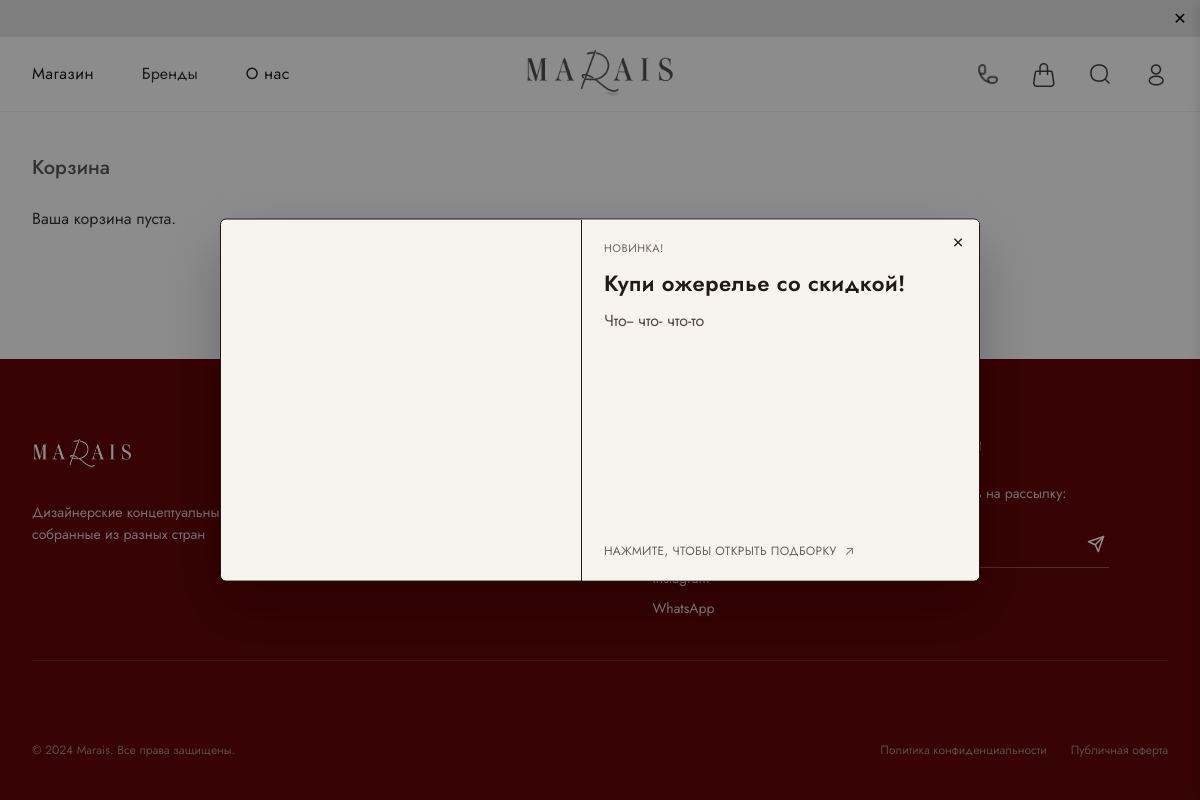
The page /basket/ on the database its author committed.
### catalog/models.py (models this page shows, shortened)
class SiteSettings(models.Model):
    is_snow_enabled = models.BooleanField(default=False, verbose_name="Включить эффект снега")
    promo_is_active = models.BooleanField(default=False, verbose_name="Показывать промо-модалку")
    promo_image = models.ImageField(upload_to='promo/', blank=True, null=True, verbose_name="Изображение промо")
    promo_link = models.URLField(max_length=500, blank=True, verbose_name="Ссылка при клике")
    promo_eyebrow = models.CharField(max_length=120, blank=True, verbose_name="Надпись над заголовком")
    promo_title = models.CharField(max_length=200, blank=True, verbose_name="Заголовок")
    promo_text = models.TextField(blank=True, verbose_name="Текст")
    class Meta:
        verbose_name = 'Настройки сайта'
        verbose_name_plural = 'Настройки сайта'
    @classmethod
    def load(cls):
        obj, created = cls.objects.get_or_create(pk=1)
        return obj

### basket/views.py (the view)
# urls.py: path('', CartDetailView.as_view(), name='detail'),
class CartDetailView(View):
    def get(self, request):
        cart = _get_cart(request)
        items = cart.items.select_related('product').all()
        total = sum(item.price * item.quantity for item in items)
        discount_percent = 0
        if request.user.is_authenticated:
            discount_percent = request.user.discount_percent
        discount_amount = int(total * discount_percent / 100)
        request.session['discount_percent_applied'] = discount_percent
        bonuses_to_use = request.session.get('bonuses_to_use', 0)
        user_bonuses = 0
        if request.user.is_authenticated:
            user_bonuses = request.user.loyalty_points
            if bonuses_to_use > user_bonuses:
                bonuses_to_use = user_bonuses
                request.session['bonuses_to_use'] = bonuses_to_use
        else:
            bonuses_to_use = 0
        subtotal_after_discount = total - discount_amount
        if bonuses_to_use > subtotal_after_discount:
            bonuses_to_use = int(subtotal_after_discount)
            request.session['bonuses_to_use'] = bonuses_to_use
        final_total = total - discount_amount - bonuses_to_use
        return render(request, 'catalog/cart.html', {
            'cart': cart,
            'items': items,
            'total': total,
            'discount_percent': discount_percent,
            'discount_amount': discount_amount,
            'user_bonuses': user_bonuses,
            'bonuses_to_use': bonuses_to_use,
            'final_total': final_total,
        })

### basket/context_processors.py (called while the page is built)
def cart_processor(request):
    if request.user.is_authenticated:
        cart = Cart.objects.filter(user=request.user).first()
    else:
        session_key = request.session.session_key
        if not session_key:
            return {'cart_total_quantity': 0}
        cart = Cart.objects.filter(session_key=session_key).first()
    if cart:
        return {'cart_total_quantity': cart.total_quantity}
    return {'cart_total_quantity': 0}

### basket/models.py (called while the page is built)
  @property
  def total_quantity(self):
      return sum(item.quantity for item in self.items.all())

### basket/views.py (called while the page is built)
def _get_cart(request):
    if request.user.is_authenticated:
        cart, created = Cart.objects.get_or_create(user=request.user)
    else:
        session_key = request.session.session_key
        if not session_key:
            request.session.save()
            session_key = request.session.session_key
        cart, created = Cart.objects.get_or_create(session_key=session_key, user=None)
    return cart

### main/context_processors.py (called while the page is built)
def top_banner(request):
    banners = TopBanner.objects.filter(is_active=True)
    return {'top_banners': banners}

def site_settings(request):
    try:
        settings = SiteSettings.load()
    except:
        settings = None
    return {'site_settings': settings}

def all_brands(request):
    from django.db.models import Count
    brands = Brand.objects.annotate(product_count=Count('products')).filter(is_active=True, product_count__gt=0).order_by('sort_order', 'name')
    return {'all_brands': brands}

def all_collections(request):
    from catalog.models import Collection
    from django.db.models import Count
    collections = Collection.objects.all().order_by('name')
    return {'all_collections': collections}

### templates/catalog/cart.html (shortened to what this page needs)
{% extends 'base.html' %}
{% load static %}
{% block content %}
<section class="cart-page">
  <div class="container-m">
    <div class="cart-page__title">Корзина</div>
    <div class="cart-layout">
      <div class="cart-list">
        {% for item in items %}
        <article class="cart-item">
          <div class="cart-item__media">
            {% static 'images/zaglushka.png' as zaglushka_url %}
            {% if item.product.get_main_image_url %}
            <img src="{{ item.product.get_main_image_url }}" alt="{{ item.product.title }}"
              onerror="this.onerror=null;this.src='{{ zaglushka_url }}';" loading="lazy">
            {% elif item.product.brand_ref and item.product.brand_ref.logo %}
            <img src="{{ item.product.brand_ref.logo.url }}" alt="{{ item.product.title }}"
              class="product-brand-placeholder" onerror="this.onerror=null;this.src='{{ zaglushka_url }}';" loading="lazy">
            {% else %}
            <img src="{{ zaglushka_url }}" alt="{{ item.product.title }}" class="product-brand-placeholder"
              style="padding: 10px; opacity: 0.8;" loading="lazy">
            {% endif %}
          </div>
          <div class="cart-item__body">
            <div class="cart-item__text">
              <h3 class="cart-item__title">{{ item.product.title }}</h3>
              <p class="cart-item__meta">{{ item.product.brand_ref.name }}, {{ item.product.metal }}{% if item.size %},
                Размер: {{ item.size }}{% endif %}</p>
            </div>
            <div class="cart-item__controls">
              <div class="qty">
                <form action="{% url 'basket:update' item.pk %}" method="post" style="display:inline;">
                  {% csrf_token %}
                  <button type="submit" name="action" value="decrement" class="qty__btn">−</button>
                </form>
                <span class="qty__value">{{ item.quantity }}</span>
                <form action="{% url 'basket:update' item.pk %}" method="post" style="display:inline;">
                  {% csrf_token %}
                  <button type="submit" name="action" value="increment" class="qty__btn">+</button>
                </form>
              </div>
            </div>
          </div>
          <div class="cart-item__price">{{ item.price|floatformat:0 }} ₸</div>
          <form action="{% url 'basket:remove' item.pk %}" method="post">
            {% csrf_token %}
            <button class="cart-item__remove" type="submit" aria-label="Удалить">×</button>
          </form>
        </article>
        {% empty %}
        <p>Ваша корзина пуста.</p>
        {% endfor %}
      </div>
    </div>
  </div>
</section>
{% endblock %}

### templates/base.html (shortened to what this page needs)
<!DOCTYPE html>
{% load static %}
<html lang="ru">
<head>
    <link href="https://cdn.jsdelivr.net/npm/bootstrap@5.3.2/dist/css/bootstrap.min.css" rel="stylesheet">
    <link rel="stylesheet" href="{% static 'css/style.css' %}">
    <link rel="stylesheet" href="{% static 'css/header.css' %}">
    <link rel="stylesheet" href="{% static 'css/footer.css' %}">
</head>
<body>
    {% include 'includes/header.html' %}
    <main class="container-fluid p-0 flex-grow-1" role="main">
        {% block content %}{% endblock %}
    </main>
    {% include 'includes/footer.html' %}
    {% if site_settings and site_settings.promo_is_active and site_settings.promo_image %}
        <div class="promo-modal" data-promo-modal aria-modal="true" role="dialog">
            <button class="promo-modal__close" data-promo-close aria-label="Закрыть">×</button>
            <a class="promo-modal__link" href="{{ site_settings.promo_link|default:'#' }}">
                <div class="promo-modal__media" style="--promo-img: url('{{ site_settings.promo_image.url }}');">
                    <div class="promo-modal__overlay">
                        <div class="promo-modal__glass">
                            {% if site_settings.promo_eyebrow %}
                                <p class="promo-modal__eyebrow">{{ site_settings.promo_eyebrow }}</p>
                            {% endif %}
                            <h3 class="promo-modal__title">{{ site_settings.promo_title|default:"Новая коллекция" }}</h3>
                            {% if site_settings.promo_text %}
                                <p class="promo-modal__text">{{ site_settings.promo_text }}</p>
                            {% endif %}
                            <span class="promo-modal__hint">Нажмите, чтобы открыть подборку</span>
                        </div>
                    </div>
                </div>
            </a>
        </div>
    {% endif %}
</body>
</html>

### templates/includes/header.html (shortened to what this page needs)
{% load static %}
{% if top_banners %}
<div class="top-banner" id="top-banner" style="display: block;">
  <button class="top-banner__close" aria-label="Close" style="cursor: pointer;">✕</button>
  <div class="top-banner__link">
    <div class="marquee-track">
      <p class="top-banner__text">
        {% for banner in top_banners %}
        <a href="{{ banner.link|default:'#' }}" style="color: inherit; text-decoration: none;">{{ banner.text|upper }}</a>
        {% endfor %}
      </p>
    </div>
  </div>
</div>
{% endif %}
<header class="site-header">
  <div class="container-m header-inner">
    <nav class="header-nav">
      <a href="{% url 'catalog:home' %}" class="">Магазин</a>
      <div class="nav-dropdown" style="position: relative;">
        <button type="button" class="nav-dropdown__trigger" aria-haspopup="true" aria-expanded="false">Бренды</button>
      </div>
      <a href="{% url 'project' %}" class="">О нас</a>
    </nav>
    <div class="header-logo">
      <a href="{% url 'general' %}">
        <img src="{% static 'images/logo.png' %}" alt="Marais">
      </a>
    </div>
    <div class="header-actions header-actions--compact">
      <img src="{% static 'images/Phone.png' %}" alt="Phone" class="icon-link" id="contact-modal-trigger"
        style="cursor: pointer;">
      <a href="{% url 'basket:detail' %}"><img src="{% static 'images/Vector.png' %}" alt="Cart" class="icon-link"></a>
      <img src="{% static 'images/Serch.png' %}" alt="Search" class="icon-link" data-search-trigger
        style="cursor: pointer;">
      {% if request.user.is_authenticated %}
      <a href="{% url 'catalog:profile' %}">
        <img src="{% static 'images/profile.png' %}" alt="Profile" class="icon-link">
      </a>
      {% else %}
      <a href="{% url 'users:login' %}">
        <img src="{% static 'images/profile.png' %}" alt="Profile" class="icon-link">
      </a>
      {% endif %}
    </div>
  </div>
</header>

### static/css/style.css (style rules this page uses)
* { margin: 0; padding: 0; box-sizing: border-box; }
:root { --font-sans: 'Jost', -apple-system, BlinkMacSystemFont, 'Segoe UI', Roboto, 'Helvetica Neue', Arial, sans-serif; --accent: #640406; --text-muted: #6b6b6b; }
html, body { font-family: var(--font-sans); color: #333; line-height: 1.6; background: #fff; overflow-x: hidden; display: flex; flex-direction: column; min-height: 100vh; }
.container-m { max-width: 1380px; margin: 0 auto; padding: 0 40px; }
img { max-width: 100%; height: auto; display: block; }
body.promo-locked { position: fixed; width: 100%; overflow: hidden; }
.promo-modal { position: fixed; top: 50%; left: 50%; right: auto; bottom: auto; transform: translate(-50%, -50%) scale(0.96); transform-origin: center; max-width: 760px; width: min(92vw, 760px); background: #f7f4ee; border: 1px solid #1c1815; border-radius: 6px; overflow: hidden; box-shadow: 0 26px 60px rgba(0, 0, 0, 0.25); opacity: 0; pointer-events: none; transition: transform 0.32s ease, opacity 0.32s ease; z-index: 1065; }
.promo-modal__link { display: block; color: inherit; text-decoration: none; }
.promo-modal.is-visible { opacity: 1; pointer-events: auto; transform: translate(-50%, -50%) scale(1); }
.promo-modal__media { position: relative; border-radius: 0; overflow: hidden; background: none; min-height: 0; width: 100%; height: auto; display: grid; grid-template-columns: minmax(240px, 1fr) minmax(260px, 1.1fr); align-items: stretch; }
.promo-modal__media::before { content: ""; display: block; width: 100%; aspect-ratio: 1 / 1; min-height: 100%; background: var(--promo-img) center center / cover no-repeat; border-right: 1px solid #1c1815; transform: scale(1); transform-origin: center; transition: transform 0.6s cubic-bezier(0.16, 1, 0.3, 1); will-change: transform; }
.promo-modal__overlay { position: static; padding: 20px 22px; background: #f7f4ee; color: #1f1a16; display: flex; align-items: self-start; border-top: none; }
.promo-modal__glass { display: flex; flex-direction: column; gap: 12px; width: 100%; max-width: none; background: transparent; border: none; border-radius: 0; padding: 0; box-shadow: none; align-self: stretch; }
.promo-modal__eyebrow { font-size: 11px; letter-spacing: 0.5px; text-transform: uppercase; color: #6e665b; margin: 0; text-shadow: none; }
.promo-modal__title { margin: 0; font-size: 22px; font-weight: 600; letter-spacing: 0.4px; line-height: 1.25; color: #1f1a16; text-shadow: none; }
.promo-modal__text { margin: 0; color: #514841; line-height: 1.5; max-width: none; text-shadow: none; }
.promo-modal__hint { margin: auto 0 0; font-size: 12px; letter-spacing: 0.3px; text-transform: uppercase; color: #2a241f; display: inline-flex; align-items: center; gap: 8px; opacity: 0.7; text-shadow: none; }
.promo-modal__hint::after { content: "↗"; font-size: 13px; line-height: 1; opacity: 0.85; }
.promo-modal__close { position: absolute; top: 8px; right: 8px; background: transparent; border: none; border-radius: 0; width: 26px; height: 26px; display: inline-flex; align-items: center; justify-content: center; cursor: pointer; font-size: 18px; color: #1c1815; transition: none; z-index: 2; box-shadow: none; }
.cart-page { padding: 40px 0 90px; background: #fff; }
.cart-page__title { font-size: 20px; font-weight: 500; color: #5a5a5a; margin-bottom: 22px; }
.cart-layout { display: grid; grid-template-columns: minmax(0, 1fr) 360px; gap: 28px; align-items: start; }
.cart-list { display: flex; flex-direction: column; gap: 18px; }
@media (max-width: 1200px) { .container-m { padding: 0 32px; } }
.top-banner { background-color: #e5e5e5; color: #000; position: relative; z-index: 101; padding: 0; overflow: hidden; }
.top-banner__link { display: block; text-decoration: none; color: inherit; padding: 8px 40px 8px 0; font-size: 13px; font-weight: 400; overflow: hidden; white-space: nowrap; }
.top-banner__text { display: inline-block; padding-left: 100%; animation: marquee 30s linear infinite; margin: 0; letter-spacing: 0.5px; }
.top-banner__close { position: absolute; right: 0; top: 0; bottom: 0; width: 40px; background: #e5e5e5; border: none; cursor: pointer; z-index: 102; font-size: 16px; color: inherit; display: flex; align-items: center; justify-content: center; transition: opacity 0.2s; }

### rows shown on the page
SiteSettings: promo_eyebrow "НОВИНКА!", promo_title "Купи ожерелье со скидкой!", promo_text "Что-- что- что-то"
